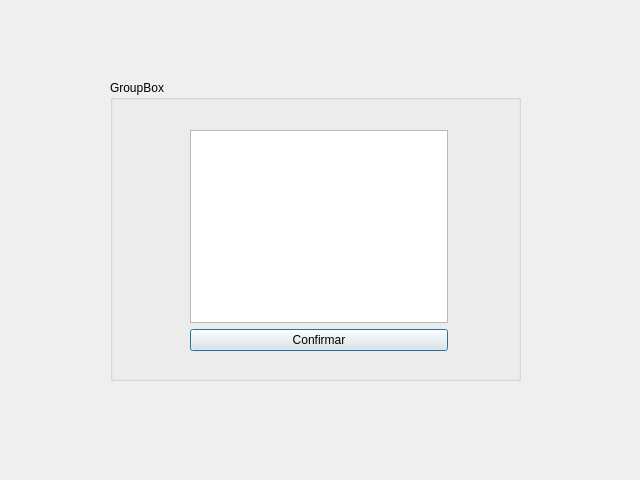
<?xml version="1.0" encoding="UTF-8"?>
<ui version="4.0">
 <class>Receipt</class>
 <widget class="QDialog" name="Receipt">
  <property name="geometry">
   <rect>
    <x>0</x>
    <y>0</y>
    <width>640</width>
    <height>480</height>
   </rect>
  </property>
  <property name="windowTitle">
   <string>Dialog</string>
  </property>
  <widget class="QGroupBox" name="groupBox">
   <property name="geometry">
    <rect>
     <x>110</x>
     <y>80</y>
     <width>411</width>
     <height>301</height>
    </rect>
   </property>
   <property name="title">
    <string>GroupBox</string>
   </property>
   <widget class="QWidget" name="">
    <property name="geometry">
     <rect>
      <x>80</x>
      <y>50</y>
      <width>258</width>
      <height>221</height>
     </rect>
    </property>
    <layout class="QVBoxLayout" name="verticalLayout">
     <item>
      <widget class="QListView" name="listView_recept_dates"/>
     </item>
     <item>
      <widget class="QPushButton" name="pushButton_confirm">
       <property name="text">
        <string>Confirmar</string>
       </property>
      </widget>
     </item>
    </layout>
   </widget>
  </widget>
 </widget>
 <resources/>
 <connections/>
</ui>
